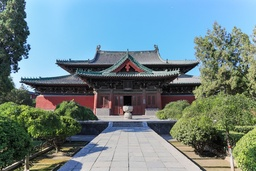
#> input picture python-notebooks/test.jpg, 256 x 171 px, shrunk from 543 x 362 before the run, found by its file name
$ python fractals.py
#> lines starting #> are read from the running program, lines starting #| are printed output that depends on the picture; after the words box and inside, x2 and y2 are one past the last pixel; in counts of white or black regions, pixels touching at a corner belong together
### python-notebooks/src/kernels.py
#!/usr/bin/env python
# coding: utf-8

# # Kernels
# Generalized to arbitrary functions on subregions of images.

import numpy as np


def box(x, y, r):
    return np.s_[max(0, x-r) : x+r+1, max(0, y-r) : y+r+1]
def mapbox(r, f, a):
    return np.reshape([f(a[box(*i, r)]) for i in np.ndindex(np.shape(a))], np.shape(a))
def mapboxes(rs, f, a):
    return (mapbox(r, f, a) for r in rs)
def mapallboxes(f, a):
    return mapboxes(range(max(np.shape(a))), f, a)

def mapblocks(h, w, f, a):
    return np.array([[f(y) for y in np.array_split(x, w, axis=1)]
                     for x in np.array_split(a, h)])

### python-notebooks/src/intensity_entropy.py
#!/usr/bin/env python
# coding: utf-8

# # Intensity-level entropy

# Given a discrete random variable $X$ with support $\mathcal{X}$, the *Shannon entropy* is
# $$
# H = \sum_{x \in \mathcal{X}} -P(x) \ln P(x).
# $$
# The *intensity-level entropy* is the Shannon entropy of the empirical distribution of intensity values. Since we are usually dealing with 8-bit image data, we will usually measure the intensity entropy in *bits*.

import numpy as np


def shannon_entropy(h):
    """The Shannon entropy in bits"""
    return -sum(p*np.log2(p) if p > 0 else 0 for p in h)

def intensity_distribution(data, upper=256):
    """The intensity distribution of 8-bit `data`."""
    hist, _ = np.histogram(data, bins=range(upper+1), density=True)
    return hist

def intensity_entropy(data, upper=256):
    """The intensity-level entropy of 8-bit image data"""
    return shannon_entropy(intensity_distribution(data, upper))

def intensity_expected(f, data):
    """The intensity-distribution expected value of `f`."""
    return sum(p*f(p) for p in intensity_distribution(data))

### python-notebooks/src/fractals.py
#!/usr/bin/env python
# coding: utf-8

# # Fractal dimension regression

import numpy as np
import numpy.linalg as linalg
import matplotlib.pyplot as plt
from PIL import Image, ImageFilter, ImageOps
from scipy import interpolate
from scipy import integrate
from src.intensity_entropy import *
from src.kernels import *
plt.rcParams['image.cmap'] = 'inferno'


img = ImageOps.grayscale(Image.open('test.jpg'))
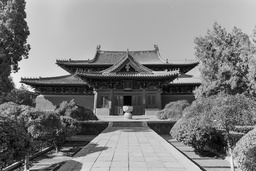
#> img: PIL image 256x171 L; min 1, max 245, mean 127.9
scale = max(np.shape(img))
#> scale = 256
data = np.array(img)
img


# ## Box-counting dimension

def boxdim(data):
    εs = np.linspace(2, min(np.shape(data)))
#> εs = 50 values from 2 to 171
    boxes = [np.log(np.sum(mapblocks(
        ε, ε, lambda x: 1 if np.any(x) else 0, data))) for ε in εs]
#> in mapblocks (call 7), `return np.array([[f(y) for y in np.array_split(x, w, axis=1)] for x in..`: returned value: shape (22, 22) int64; every value is 1
#> in mapblocks (call 8), `return np.array([[f(y) for y in np.array_split(x, w, axis=1)] for x in..`: returned value: shape (26, 26) int64; every value is 1
#> in mapblocks (call 9), `return np.array([[f(y) for y in np.array_split(x, w, axis=1)] for x in..`: returned value: shape (29, 29) int64; every value is 1
#> in mapblocks (call 10), `return np.array([[f(y) for y in np.array_split(x, w, axis=1)] for x in..`: returned value: shape (33, 33) int64; every value is 1
#> in mapblocks (call 11), `return np.array([[f(y) for y in np.array_split(x, w, axis=1)] for x in..`: returned value: shape (36, 36) int64; every value is 1
#> in mapblocks (call 12), `return np.array([[f(y) for y in np.array_split(x, w, axis=1)] for x in..`: returned value: shape (39, 39) int64; every value is 1
#> in mapblocks (call 13), `return np.array([[f(y) for y in np.array_split(x, w, axis=1)] for x in..`: returned value: shape (43, 43) int64; every value is 1
#> in mapblocks (call 14), `return np.array([[f(y) for y in np.array_split(x, w, axis=1)] for x in..`: returned value: shape (46, 46) int64; every value is 1
#> in mapblocks (call 15), `return np.array([[f(y) for y in np.array_split(x, w, axis=1)] for x in..`: returned value: shape (50, 50) int64; every value is 1
#> in mapblocks (call 16), `return np.array([[f(y) for y in np.array_split(x, w, axis=1)] for x in..`: returned value: shape (53, 53) int64; every value is 1
#> in mapblocks (call 17), `return np.array([[f(y) for y in np.array_split(x, w, axis=1)] for x in..`: returned value: shape (57, 57) int64; every value is 1
#> in mapblocks (call 18), `return np.array([[f(y) for y in np.array_split(x, w, axis=1)] for x in..`: returned value: shape (60, 60) int64; every value is 1
#> in mapblocks (call 19), `return np.array([[f(y) for y in np.array_split(x, w, axis=1)] for x in..`: returned value: shape (64, 64) int64; every value is 1
#> in mapblocks (call 20), `return np.array([[f(y) for y in np.array_split(x, w, axis=1)] for x in..`: returned value: shape (67, 67) int64; every value is 1
#> in mapblocks (call 21), `return np.array([[f(y) for y in np.array_split(x, w, axis=1)] for x in..`: returned value: shape (70, 70) int64; every value is 1
#> in mapblocks (call 22), `return np.array([[f(y) for y in np.array_split(x, w, axis=1)] for x in..`: returned value: shape (74, 74) int64; every value is 1
#> in mapblocks (call 23), `return np.array([[f(y) for y in np.array_split(x, w, axis=1)] for x in..`: returned value: shape (77, 77) int64; every value is 1
#> in mapblocks (call 24), `return np.array([[f(y) for y in np.array_split(x, w, axis=1)] for x in..`: returned value: shape (81, 81) int64; every value is 1
#> in mapblocks (call 25), `return np.array([[f(y) for y in np.array_split(x, w, axis=1)] for x in..`: returned value: shape (84, 84) int64; every value is 1
#> in mapblocks (call 26), `return np.array([[f(y) for y in np.array_split(x, w, axis=1)] for x in..`: returned value: shape (88, 88) int64; every value is 1
#> in mapblocks (call 27), `return np.array([[f(y) for y in np.array_split(x, w, axis=1)] for x in..`: returned value: shape (91, 91) int64; every value is 1
#> in mapblocks (call 28), `return np.array([[f(y) for y in np.array_split(x, w, axis=1)] for x in..`: returned value: shape (95, 95) int64; every value is 1
#> in mapblocks (call 29), `return np.array([[f(y) for y in np.array_split(x, w, axis=1)] for x in..`: returned value: shape (98, 98) int64; every value is 1
#> in mapblocks (call 30), `return np.array([[f(y) for y in np.array_split(x, w, axis=1)] for x in..`: returned value: shape (102, 102) int64; every value is 1
#> in mapblocks (call 31), `return np.array([[f(y) for y in np.array_split(x, w, axis=1)] for x in..`: returned value: shape (105, 105) int64; every value is 1
#> in mapblocks (call 32), `return np.array([[f(y) for y in np.array_split(x, w, axis=1)] for x in..`: returned value: shape (108, 108) int64; every value is 1
#> in mapblocks (call 33), `return np.array([[f(y) for y in np.array_split(x, w, axis=1)] for x in..`: returned value: shape (112, 112) int64; every value is 1
#> in mapblocks (call 34), `return np.array([[f(y) for y in np.array_split(x, w, axis=1)] for x in..`: returned value: shape (115, 115) int64; every value is 1
#> in mapblocks (call 35), `return np.array([[f(y) for y in np.array_split(x, w, axis=1)] for x in..`: returned value: shape (119, 119) int64; every value is 1
#> in mapblocks (call 36), `return np.array([[f(y) for y in np.array_split(x, w, axis=1)] for x in..`: returned value: shape (122, 122) int64; every value is 1
#> in mapblocks (call 37), `return np.array([[f(y) for y in np.array_split(x, w, axis=1)] for x in..`: returned value: shape (126, 126) int64; every value is 1
#> in mapblocks (call 38), `return np.array([[f(y) for y in np.array_split(x, w, axis=1)] for x in..`: returned value: shape (129, 129) int64; every value is 1
#> in mapblocks (call 39), `return np.array([[f(y) for y in np.array_split(x, w, axis=1)] for x in..`: returned value: shape (133, 133) int64; every value is 1
#> in mapblocks (call 40), `return np.array([[f(y) for y in np.array_split(x, w, axis=1)] for x in..`: returned value: shape (136, 136) int64; every value is 1
#> boxes = 50 values from 1.39 to 10.28
    logεs = np.log(εs)
#> logεs = 50 values from 0.693 to 5.14
    endεs = logεs[[0, -1]]
#> endεs = [0.693, 5.14]
    dimfit = np.polyfit(np.log(εs), boxes, 1) # [slope, intercept]
#> dimfit = [2.03, -0.131]
    plt.plot(endεs, dimfit[0]*endεs + dimfit[1])
    plt.plot(logεs, boxes, '+')
    plt.xlabel('Scale (ln ε)')
    plt.ylabel('Box count (ln N)')
    return dimfit[0]


boxdim(data)


sky = data.copy()
sky[sky < 128+32] = 0
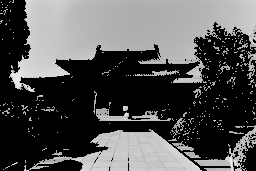
#> sky: shape (171, 256); min 0, max 245, mean 83.1
Image.fromarray(sky)


boxdim(sky)


nosky = data.copy()
nosky[nosky < 128+64] = 0
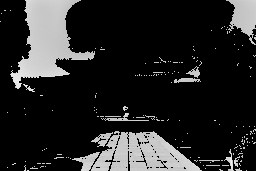
#> nosky: shape (171, 256); min 0, max 245, mean 37.7
Image.fromarray(nosky)


boxdim(nosky)


dots = data.copy()
dots[nosky < 128+64+16] = 0
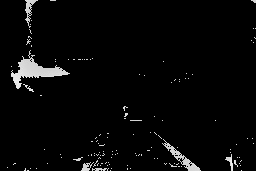
#> dots: shape (171, 256); min 0, max 245, mean 7.5
Image.fromarray(dots)


boxdim(dots)


# ## Information dimension

def discretize(f, a, b, ε, N=20):
    return [integrate.simps(f(np.linspace(c - ε/2, c + ε/2, N)), dx=ε / (N - 1))
            for c in np.arange(a + ε/2, b, ε)]


def infodim(dist, s=1e-5):
    l = len(dist)
    spl = interpolate.splrep(range(l), dist, s=s)
    f = lambda x: interpolate.splev(x, spl)

    εs = l / np.linspace(10, l)
    logεs = -np.log2(εs)
    endεs = logεs[[0, -1]]
    entropies = [shannon_entropy(discretize(f, 0, l, ε)) for ε in εs]
    dimfit, cov = np.polyfit(logεs, entropies, 1, cov='unscaled')

    plt.plot(endεs, dimfit[0]*endεs + dimfit[1])
    plt.plot(logεs, entropies, '+')
    plt.xlabel('Scale (lg ε)')
    plt.ylabel('Shannon entropy (bits)')

    return dimfit[0], cov[0,0]


# The Gaussian distribution
# $$
# f(x)
# = \frac{1}{\sigma\sqrt{2\pi}}\exp\left(-\frac{{(x - \mu)}^2}{2\sigma^2}\right)
# $$
# is continuous, so its information dimension is 1.

def gaussian(μ, σ, x):
    return np.exp(-(x - μ)**2 / (2*σ**2)) / (σ*np.sqrt(2*np.pi))


infodim((10/256) * gaussian(0, 1, np.linspace(-5, 5, 256)))


# The rectified Gaussian distribution $g(x) = \Theta(x)f(x) + \delta(x)/2$ is half-continuous, so its information dimension is 1/2.

dist = np.concatenate([[0]*256, (5/256)*gaussian(0, 1, np.linspace(0, 5, 256))])
plt.plot(dist);


infodim(dist)


# Now that we've validated `infodim`, what does it say about the intensity distribution of an image?

dist = intensity_distribution(img)
#> in intensity_distribution, `hist, _ = np.histogram(data, bins=range(upper+1), density=True)`: hist = 256 values, max 0.018 at index 176, min 0 at index 0, mean 0.00391
#> dist has the same summary as hist in intensity_distribution
plt.plot(dist);


infodim(dist)
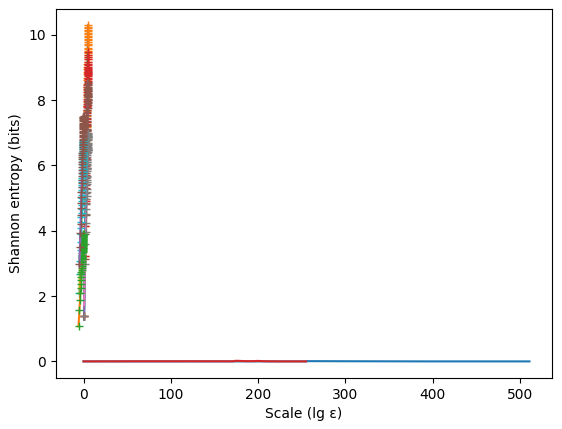
#> figure drawn by matplotlib, 1 panel; curve peaks at x = 5.14, y = 10.28

$ run again, with python-notebooks/canyon.jpg copied over python-notebooks/test.jpg
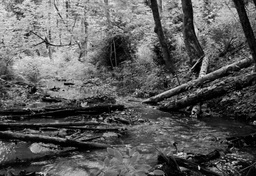
#> input picture python-notebooks/canyon.jpg, 256 x 176 px, shrunk from 2592 x 1780 before the run, found by its file name
#> in mapblocks (call 40), `return np.array([[f(y) for y in np.array_split(x, w, axis=1)] for x in..`:
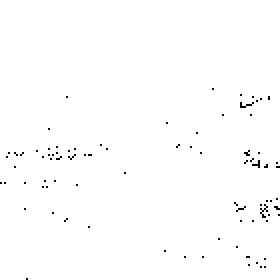
#> returned value: shape (140, 140) int64 (shown 2 times larger); values 0 (black) and 1 (white), 99.3% white; black in thin lines or dots, all inside (x1, y1, x2, y2) = (0, 44, 140, 140)
#> boxes = 50 values from 1.39 to 10.33
#> in boxdim, `dimfit = np.polyfit(np.log(εs), boxes, 1)`: dimfit = [2.02, -0.0991]
#> hist = 256 values, max 0.014 at index 0, min 0 at index 234, mean 0.00391
#> dist has the same summary as hist in intensity_distribution
#> `infodim(dist)`:
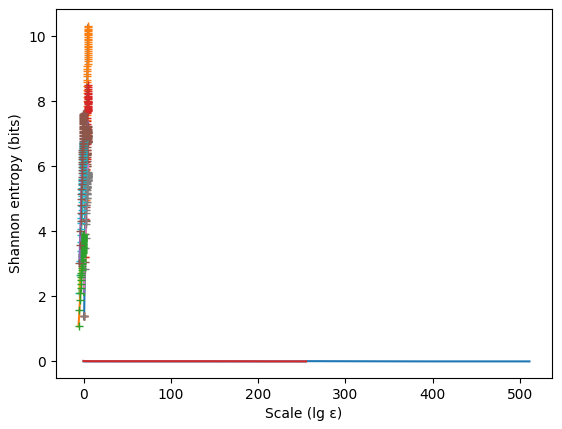
#> figure drawn by matplotlib, 1 panel; curve peaks at x = 5.17, y = 10.33
